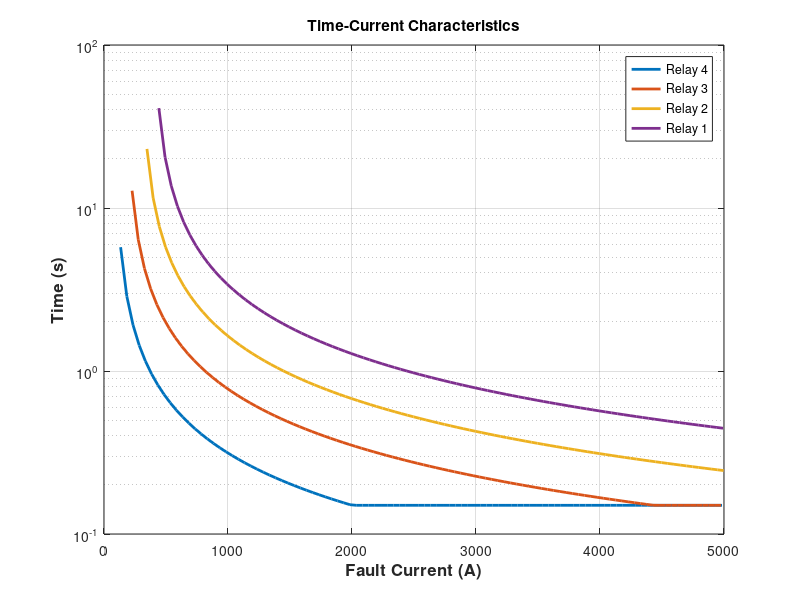

Here is the MATLAB script that generated this plot:
% ###### Settings Area - MODIFY ###### %

relaysNum = 4; % Number of relays
loadCurrent = [70 77 100 80 115]; % Load currents from right to left
maxFault = [1000 2000 3000 5000 6000]; % Fault currents from right to left
minTime = 0.15; % Minimum relay operating time
OLF = 1.2; % Overload factor
CTI = 0.2; % Coordination time interval
relayCurves = [1 1 1 1]; % From right to left (0 = SI, 1 = VI, 2 = EI)

% ###### Code Area - DON'T MODIFY ###### %

TD = [];  % [Relay4 Relay3 Relay2 Relay1]
I_pu = [];      % [Relay4 Relay3 Relay2 Relay1]

% Calculating pick-up current array
i = 1;
for r = 1:relaysNum
    totalCurrent = 0;
    for z = 1:i
        totalCurrent = totalCurrent + loadCurrent(z);
    end
    I_pu(r) = OLF * totalCurrent;
    i = i + 1;
end

% Calculating time delay array
t4_start = 0;
TD_1 = 0;
if (relayCurves(1) == 0) % Last relay is SI
    TD_1 = (minTime/0.14) * ((maxFault(2)/I_pu(1))^0.02 - 1);
    t4_start = (0.14*TD_1) / ((maxFault(1)/I_pu(1))^0.02 - 1);
    TD(1) = TD_1;
elseif (relayCurves(1) == 1) % Last relay is VI
    TD_1 = (minTime/13.5) * ((maxFault(2)/I_pu(1))^1 - 1);
    t4_start = (13.5*TD_1) / ((maxFault(1)/I_pu(1))^1 - 1);
    TD(1) = TD_1;
else % Last relay is EI
    TD_1 = (minTime/80) * ((maxFault(2)/I_pu(1))^2 - 1);
    t4_start = (80*TD_1) / ((maxFault(1)/I_pu(1))^2 - 1);
    TD(1) = TD_1;
end

time = [];
time(1) = t4_start;
max_time = 0;
for i = 1:relaysNum-1
    if (relayCurves(i) == 0) % Relay i is SI
        max_time = (0.14*TD(i)) / ((maxFault(i+1)/I_pu(i))^0.02 - 1);
        time(i+1) = CTI + max_time;
        if (relayCurves(i+1) == 0)
            TD(i+1) = (time(i+1)/0.14) * ((maxFault(i+1)/I_pu(i+1))^0.02 - 1);
        elseif (relayCurves(i+1) == 1)
            TD(i+1) = (time(i+1)/13.5) * ((maxFault(i+1)/I_pu(i+1))^1 - 1);
        else
            TD(i+1) = (time(i+1)/80) * ((maxFault(i+1)/I_pu(i+1))^2 - 1);
        end
    elseif (relayCurves(i) == 1) % Relay i is VI
        max_time = (13.5*TD(i)) / ((maxFault(i+1)/I_pu(i))^1 - 1);
        time(i+1) = CTI + max_time;
        if (relayCurves(i+1) == 0)
            TD(i+1) = (time(i+1)/0.14) * ((maxFault(i+1)/I_pu(i+1))^0.02 - 1);
        elseif (relayCurves(i+1) == 1)
            TD(i+1) = (time(i+1)/13.5) * ((maxFault(i+1)/I_pu(i+1))^1 - 1);
        else
            TD(i+1) = (time(i+1)/80) * ((maxFault(i+1)/I_pu(i+1))^2 - 1);
        end
    else % Relay i is EI
        max_time = (80*TD(i)) / ((maxFault(i+1)/I_pu(i))^2 - 1);
        time(i+1) = CTI + max_time;
        if (relayCurves(i+1) == 0)
            TD(i+1) = (time(i+1)/0.14) * ((maxFault(i+1)/I_pu(i+1))^0.02 - 1);
        elseif (relayCurves(i+1) == 1)
            TD(i+1) = (time(i+1)/13.5) * ((maxFault(i+1)/I_pu(i+1))^1 - 1);
        else
            TD(i+1) = (time(i+1)/80) * ((maxFault(i+1)/I_pu(i+1))^2 - 1);
        end
    end
end

% Printing the results
ap_num = 4;
fprintf(2, 'Relays Settings:\n');
for r = 1:relaysNum
    fprintf(2, '\nRelay %d:\n', ap_num);
    x = ['Pick-Up Current: ', num2str(I_pu(r)), ' A'];
    y = ['TD: ', num2str(TD(r)), ' s'];
    disp(x);
    disp(y);
    ap_num = ap_num - 1;
end

called = false;
ap_num = 4;
% Plotting curves
for i = 1:relaysNum
    if (relayCurves(i) == 0) % Relay i is SI
        If = [I_pu(i):50:maxFault(relaysNum)];
        t = (0.14*TD(i)) ./ ((If/I_pu(i)).^0.02 - 1);
        t(t < 0.15) = 0.15;
        plot(If, t, 'LineWidth', 2, 'DisplayName', ['Relay ' num2str(ap_num)]);
    elseif (relayCurves(i) == 1) % Relay i is VI
        If = [I_pu(i):50:maxFault(relaysNum)];
        t = (13.5*TD(i)) ./ ((If/I_pu(i)).^1 - 1);
        t(t < 0.15) = 0.15;
        plot(If, t, 'LineWidth', 2, 'DisplayName', ['Relay ' num2str(ap_num)]);
    else % Relay i is EI
        If = [I_pu(i):50:maxFault(relaysNum)];
        t = (80*TD(i)) ./ ((If/I_pu(i)).^2 - 1);
        t(t < 0.15) = 0.15;
        plot(If, t, 'LineWidth', 2, 'DisplayName', ['Relay ' num2str(ap_num)]);
    end
    
    if (~called)
        hold on;
        called = true;
    end
    
    ap_num = ap_num - 1;
end

title('Time-Current Characteristics');
xlabel('Fault Current (A)', 'FontSize', 12, 'FontWeight', 'bold');
ylabel('Time (s)', 'FontSize', 12, 'FontWeight', 'bold');
set(gca, 'YScale', 'log');
grid on;
legend('show');